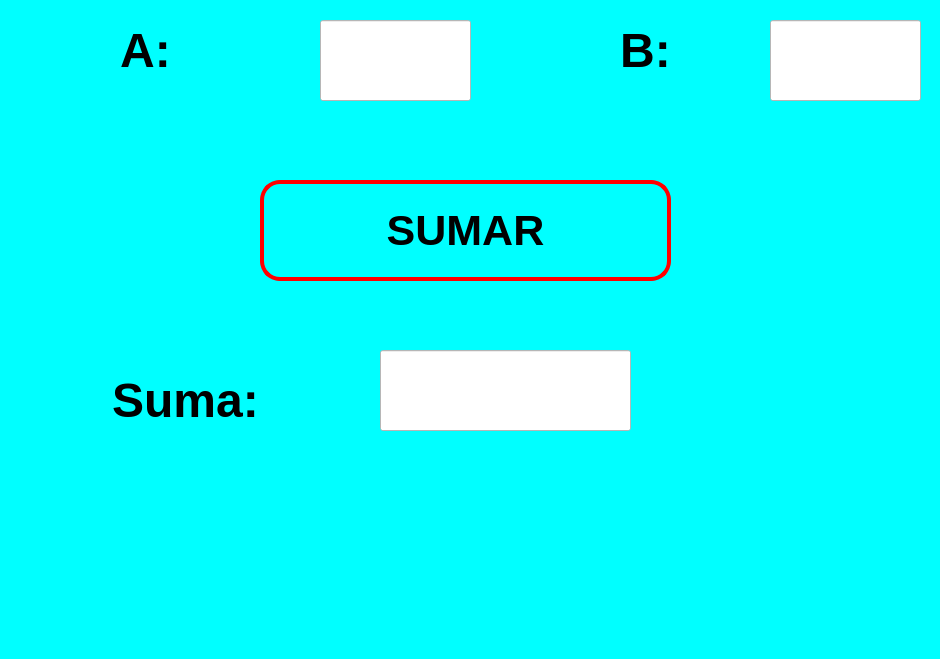
<?xml version="1.0" encoding="UTF-8"?>
<ui version="4.0">
 <class>MainWindow</class>
 <widget class="QMainWindow" name="MainWindow">
  <property name="geometry">
   <rect>
    <x>0</x>
    <y>0</y>
    <width>940</width>
    <height>659</height>
   </rect>
  </property>
  <property name="font">
   <font>
    <pointsize>32</pointsize>
    <weight>75</weight>
    <bold>true</bold>
   </font>
  </property>
  <property name="windowTitle">
   <string>MainWindow</string>
  </property>
  <property name="styleSheet">
   <string notr="true">background-color: rgb(0, 255, 0);
background-color: rgb(0, 255, 255);</string>
  </property>
  <widget class="QWidget" name="centralwidget">
   <widget class="QPushButton" name="btn_sumar">
    <property name="geometry">
     <rect>
      <x>260</x>
      <y>180</y>
      <width>411</width>
      <height>101</height>
     </rect>
    </property>
    <property name="font">
     <font>
      <pointsize>32</pointsize>
      <weight>75</weight>
      <bold>true</bold>
      <stylestrategy>PreferDefault</stylestrategy>
      <kerning>false</kerning>
     </font>
    </property>
    <property name="styleSheet">
     <string notr="true">background-color: cyan;
border: 4px solid red;
border-radius:20px;
color: black;</string>
    </property>
    <property name="text">
     <string>SUMAR</string>
    </property>
   </widget>
   <widget class="QLabel" name="label">
    <property name="geometry">
     <rect>
      <x>10</x>
      <y>10</y>
      <width>271</width>
      <height>81</height>
     </rect>
    </property>
    <property name="styleSheet">
     <string notr="true">background-color: rgb(0, 255, 255);</string>
    </property>
    <property name="text">
     <string>&lt;html&gt;&lt;head/&gt;&lt;body&gt;&lt;p align=&quot;center&quot;&gt;&lt;span style=&quot; font-size:36pt; font-weight:600;&quot;&gt;A:&lt;/span&gt;&lt;/p&gt;&lt;/body&gt;&lt;/html&gt;</string>
    </property>
   </widget>
   <widget class="QLineEdit" name="txt_resultado">
    <property name="geometry">
     <rect>
      <x>380</x>
      <y>350</y>
      <width>251</width>
      <height>81</height>
     </rect>
    </property>
    <property name="font">
     <font>
      <pointsize>32</pointsize>
      <weight>75</weight>
      <bold>true</bold>
     </font>
    </property>
    <property name="styleSheet">
     <string notr="true">background-color: rgb(255, 255, 255);</string>
    </property>
    <property name="text">
     <string/>
    </property>
    <property name="alignment">
     <set>Qt::AlignCenter</set>
    </property>
   </widget>
   <widget class="QLabel" name="label_2">
    <property name="geometry">
     <rect>
      <x>510</x>
      <y>10</y>
      <width>271</width>
      <height>81</height>
     </rect>
    </property>
    <property name="styleSheet">
     <string notr="true">background-color: rgb(0, 255, 255);</string>
    </property>
    <property name="text">
     <string>&lt;html&gt;&lt;head/&gt;&lt;body&gt;&lt;p align=&quot;center&quot;&gt;&lt;span style=&quot; font-size:36pt; font-weight:600;&quot;&gt;B:&lt;/span&gt;&lt;/p&gt;&lt;/body&gt;&lt;/html&gt;</string>
    </property>
   </widget>
   <widget class="QLabel" name="label_3">
    <property name="geometry">
     <rect>
      <x>50</x>
      <y>360</y>
      <width>271</width>
      <height>81</height>
     </rect>
    </property>
    <property name="styleSheet">
     <string notr="true">background-color: rgb(0, 255, 255);</string>
    </property>
    <property name="text">
     <string>&lt;html&gt;&lt;head/&gt;&lt;body&gt;&lt;p align=&quot;center&quot;&gt;&lt;span style=&quot; font-size:36pt; font-weight:600;&quot;&gt;Suma:&lt;/span&gt;&lt;/p&gt;&lt;/body&gt;&lt;/html&gt;</string>
    </property>
   </widget>
   <widget class="QLineEdit" name="txt_A">
    <property name="geometry">
     <rect>
      <x>320</x>
      <y>20</y>
      <width>151</width>
      <height>81</height>
     </rect>
    </property>
    <property name="font">
     <font>
      <pointsize>32</pointsize>
      <weight>75</weight>
      <bold>true</bold>
     </font>
    </property>
    <property name="styleSheet">
     <string notr="true">background-color: rgb(255, 255, 255);</string>
    </property>
    <property name="text">
     <string/>
    </property>
    <property name="alignment">
     <set>Qt::AlignCenter</set>
    </property>
   </widget>
   <widget class="QLineEdit" name="txt_B">
    <property name="geometry">
     <rect>
      <x>770</x>
      <y>20</y>
      <width>151</width>
      <height>81</height>
     </rect>
    </property>
    <property name="font">
     <font>
      <pointsize>32</pointsize>
      <weight>75</weight>
      <bold>true</bold>
     </font>
    </property>
    <property name="styleSheet">
     <string notr="true">background-color: rgb(255, 255, 255);</string>
    </property>
    <property name="text">
     <string/>
    </property>
    <property name="alignment">
     <set>Qt::AlignCenter</set>
    </property>
   </widget>
  </widget>
  <widget class="QMenuBar" name="menubar">
   <property name="geometry">
    <rect>
     <x>0</x>
     <y>0</y>
     <width>940</width>
     <height>21</height>
    </rect>
   </property>
  </widget>
  <widget class="QStatusBar" name="statusbar"/>
 </widget>
 <resources/>
 <connections/>
</ui>
